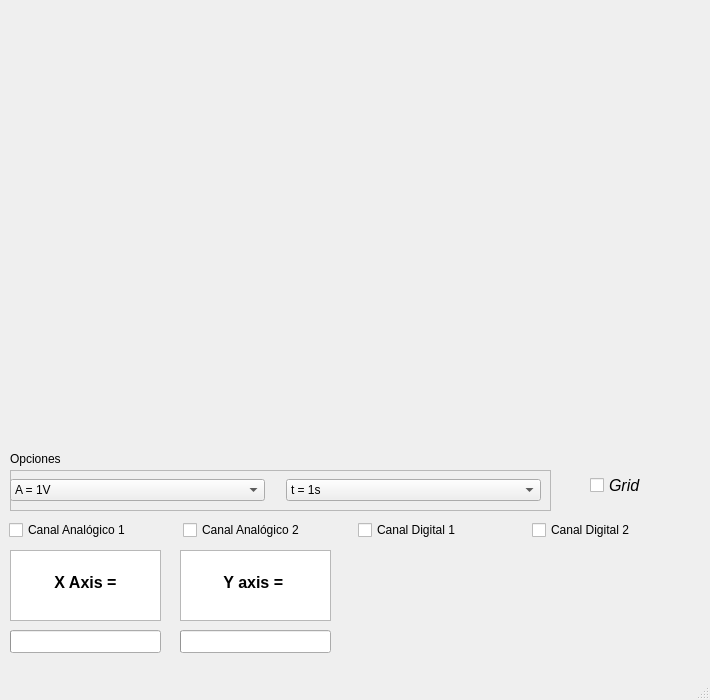
<?xml version="1.0" encoding="UTF-8"?>
<ui version="4.0">
 <class>MainWindow</class>
 <widget class="QMainWindow" name="MainWindow">
  <property name="geometry">
   <rect>
    <x>0</x>
    <y>0</y>
    <width>710</width>
    <height>700</height>
   </rect>
  </property>
  <property name="windowTitle">
   <string>Digital Oscilloscope</string>
  </property>
  <widget class="QWidget" name="centralwidget">
   <widget class="QCheckBox" name="gCheck">
    <property name="geometry">
     <rect>
      <x>590</x>
      <y>460</y>
      <width>81</width>
      <height>50</height>
     </rect>
    </property>
    <property name="font">
     <font>
      <pointsize>12</pointsize>
      <italic>true</italic>
     </font>
    </property>
    <property name="text">
     <string>Grid</string>
    </property>
   </widget>
   <widget class="Canvas" name="canvas" native="true">
    <property name="geometry">
     <rect>
      <x>19</x>
      <y>79</y>
      <width>671</width>
      <height>361</height>
     </rect>
    </property>
   </widget>
   <widget class="QWidget" name="horizontalLayoutWidget">
    <property name="geometry">
     <rect>
      <x>19</x>
      <y>0</y>
      <width>671</width>
      <height>80</height>
     </rect>
    </property>
    <layout class="QHBoxLayout" name="hlayout">
     <item>
      <widget class="QWidget" name="navigation" native="true"/>
     </item>
    </layout>
   </widget>
   <widget class="QLabel" name="label">
    <property name="geometry">
     <rect>
      <x>10</x>
      <y>450</y>
      <width>101</width>
      <height>17</height>
     </rect>
    </property>
    <property name="text">
     <string>Opciones</string>
    </property>
   </widget>
   <widget class="QFrame" name="frame">
    <property name="geometry">
     <rect>
      <x>10</x>
      <y>470</y>
      <width>541</width>
      <height>41</height>
     </rect>
    </property>
    <property name="frameShape">
     <enum>QFrame::StyledPanel</enum>
    </property>
    <property name="frameShadow">
     <enum>QFrame::Raised</enum>
    </property>
    <widget class="QWidget" name="horizontalLayoutWidget_2">
     <property name="geometry">
      <rect>
       <x>0</x>
       <y>0</y>
       <width>531</width>
       <height>41</height>
      </rect>
     </property>
     <layout class="QHBoxLayout" name="horizontalLayout">
      <property name="spacing">
       <number>21</number>
      </property>
      <item>
       <widget class="QComboBox" name="aBox">
        <item>
         <property name="text">
          <string>A = 1V</string>
         </property>
        </item>
        <item>
         <property name="text">
          <string>A = 100mV</string>
         </property>
        </item>
        <item>
         <property name="text">
          <string>A = 10mV</string>
         </property>
        </item>
       </widget>
      </item>
      <item>
       <widget class="QComboBox" name="tBox">
        <item>
         <property name="text">
          <string>t = 1s</string>
         </property>
        </item>
        <item>
         <property name="text">
          <string>t = 100ms</string>
         </property>
        </item>
        <item>
         <property name="text">
          <string>t = 10ms</string>
         </property>
        </item>
       </widget>
      </item>
     </layout>
    </widget>
   </widget>
   <widget class="QWidget" name="horizontalLayoutWidget_3">
    <property name="geometry">
     <rect>
      <x>9</x>
      <y>510</y>
      <width>691</width>
      <height>41</height>
     </rect>
    </property>
    <layout class="QHBoxLayout" name="horizontalLayout_2">
     <item>
      <widget class="QCheckBox" name="chd1Box">
       <property name="text">
        <string>Canal Analógico 1</string>
       </property>
      </widget>
     </item>
     <item>
      <widget class="QCheckBox" name="cha2Box">
       <property name="text">
        <string>Canal Analógico 2</string>
       </property>
      </widget>
     </item>
     <item>
      <widget class="QCheckBox" name="chd2Box">
       <property name="text">
        <string>Canal Digital 1</string>
       </property>
      </widget>
     </item>
     <item>
      <widget class="QCheckBox" name="cha1Box">
       <property name="text">
        <string>Canal Digital 2</string>
       </property>
      </widget>
     </item>
    </layout>
   </widget>
   <widget class="QTextBrowser" name="textBrowser_x">
    <property name="geometry">
     <rect>
      <x>10</x>
      <y>550</y>
      <width>151</width>
      <height>71</height>
     </rect>
    </property>
    <property name="html">
     <string>&lt;!DOCTYPE HTML PUBLIC &quot;-//W3C//DTD HTML 4.0//EN&quot; &quot;http://www.w3.org/TR/REC-html40/strict.dtd&quot;&gt;
&lt;html&gt;&lt;head&gt;&lt;meta name=&quot;qrichtext&quot; content=&quot;1&quot; /&gt;&lt;style type=&quot;text/css&quot;&gt;
p, li { white-space: pre-wrap; }
&lt;/style&gt;&lt;/head&gt;&lt;body style=&quot; font-family:'Ubuntu'; font-size:11pt; font-weight:400; font-style:normal;&quot;&gt;
&lt;p align=&quot;center&quot; style=&quot;-qt-paragraph-type:empty; margin-top:0px; margin-bottom:0px; margin-left:0px; margin-right:0px; -qt-block-indent:0; text-indent:0px;&quot;&gt;&lt;br /&gt;&lt;/p&gt;
&lt;p align=&quot;center&quot; style=&quot; margin-top:0px; margin-bottom:0px; margin-left:0px; margin-right:0px; -qt-block-indent:0; text-indent:0px;&quot;&gt;&lt;span style=&quot; font-size:12pt; font-weight:600;&quot;&gt;X Axis =&lt;/span&gt;&lt;/p&gt;
&lt;p align=&quot;center&quot; style=&quot;-qt-paragraph-type:empty; margin-top:0px; margin-bottom:0px; margin-left:0px; margin-right:0px; -qt-block-indent:0; text-indent:0px;&quot;&gt;&lt;br /&gt;&lt;/p&gt;&lt;/body&gt;&lt;/html&gt;</string>
    </property>
   </widget>
   <widget class="QProgressBar" name="progressBar_x">
    <property name="geometry">
     <rect>
      <x>10</x>
      <y>630</y>
      <width>151</width>
      <height>23</height>
     </rect>
    </property>
    <property name="maximum">
     <number>100</number>
    </property>
    <property name="value">
     <number>0</number>
    </property>
    <property name="textVisible">
     <bool>false</bool>
    </property>
   </widget>
   <widget class="QTextBrowser" name="textBrowser_y">
    <property name="geometry">
     <rect>
      <x>180</x>
      <y>550</y>
      <width>151</width>
      <height>71</height>
     </rect>
    </property>
    <property name="html">
     <string>&lt;!DOCTYPE HTML PUBLIC &quot;-//W3C//DTD HTML 4.0//EN&quot; &quot;http://www.w3.org/TR/REC-html40/strict.dtd&quot;&gt;
&lt;html&gt;&lt;head&gt;&lt;meta name=&quot;qrichtext&quot; content=&quot;1&quot; /&gt;&lt;style type=&quot;text/css&quot;&gt;
p, li { white-space: pre-wrap; }
&lt;/style&gt;&lt;/head&gt;&lt;body style=&quot; font-family:'Ubuntu'; font-size:11pt; font-weight:400; font-style:normal;&quot;&gt;
&lt;p style=&quot;-qt-paragraph-type:empty; margin-top:0px; margin-bottom:0px; margin-left:0px; margin-right:0px; -qt-block-indent:0; text-indent:0px;&quot;&gt;&lt;br /&gt;&lt;/p&gt;
&lt;p align=&quot;center&quot; style=&quot; margin-top:0px; margin-bottom:0px; margin-left:0px; margin-right:0px; -qt-block-indent:0; text-indent:0px;&quot;&gt;&lt;span style=&quot; font-size:12pt; font-weight:600;&quot;&gt;Y axis = &lt;/span&gt;&lt;/p&gt;&lt;/body&gt;&lt;/html&gt;</string>
    </property>
   </widget>
   <widget class="QProgressBar" name="progressBar_y">
    <property name="geometry">
     <rect>
      <x>180</x>
      <y>630</y>
      <width>151</width>
      <height>23</height>
     </rect>
    </property>
    <property name="value">
     <number>0</number>
    </property>
    <property name="textVisible">
     <bool>false</bool>
    </property>
   </widget>
  </widget>
  <widget class="QMenuBar" name="menubar">
   <property name="enabled">
    <bool>false</bool>
   </property>
   <property name="geometry">
    <rect>
     <x>0</x>
     <y>0</y>
     <width>710</width>
     <height>22</height>
    </rect>
   </property>
  </widget>
  <widget class="QStatusBar" name="statusbar"/>
 </widget>
 <customwidgets>
  <customwidget>
   <class>Canvas</class>
   <extends>QWidget</extends>
   <header>canvas.h</header>
   <container>1</container>
  </customwidget>
 </customwidgets>
 <resources/>
 <connections/>
</ui>
